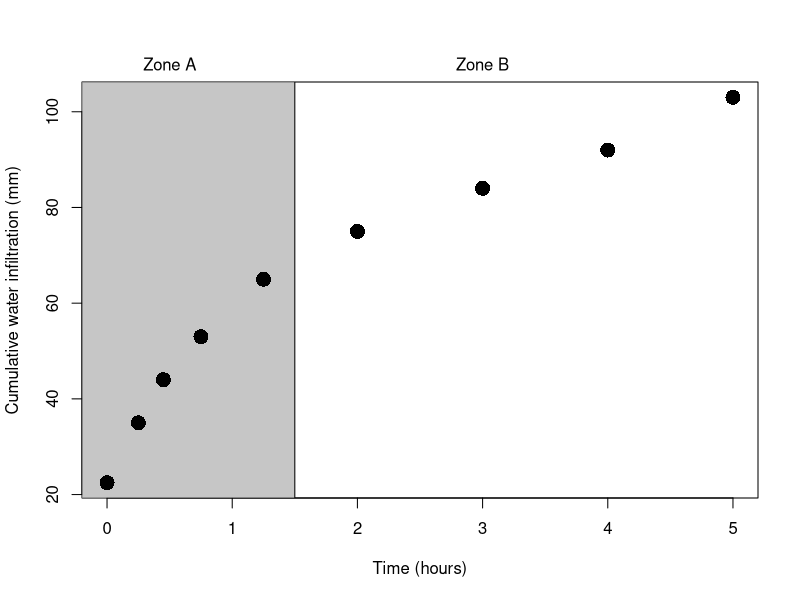
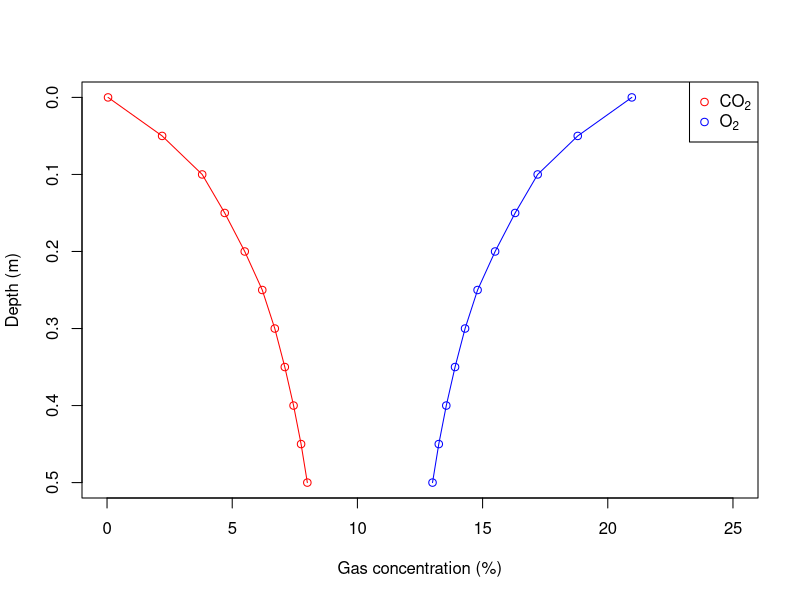

These figures' R source, in order:
time<-c(1,1.25,1.45,1.75,2.25,3,4,5,6)-1
Conductivity<-c(22.5,35,44,53,65,75,84,92,103)
data<-data.frame(time,Conductivity)
plot(data,ylab="Cumulative water infiltration (mm)",xlab="Time (hours)",type='n')#, main= "Zone A                                                                 Zone B")
#abline(v=2.5)
rect(-1, -1, 1.5, 1000, col="#AAAAAAAA")
points(data,pch=16,cex=2)
par(xpd=NA)
text(0.5,110,"Zone A")
text(3,110,"Zone B")
par(xpd=F)
Depth<-c(0,0.05,0.1,0.15,0.2,0.25,0.3,0.35,0.4,0.45,0.5)
CO2.Conc<-c(0.04,2.2,3.8,4.7,5.5,6.2,6.7,7.1,7.45,7.75,8)
O2.Conc<-21-CO2.Conc
# O2.Conc<-c(19,17.5,16.2,15.4,14.7,14.2,13.8,13.5,13.2,13)
  gasplot<-cbind(Depth,CO2.Conc,O2.Conc)
plot(y=Depth,x=CO2.Conc,ylim = c(0.5,0),xlab="Gas concentration (%)",ylab="Depth (m)",col="red",xlim=c(0,25))
lines(y=Depth,x=CO2.Conc, col="red")
points(y=Depth,x=O2.Conc,col="blue")
lines(y=Depth,x=O2.Conc,col="blue")
legend("topright",legend=c(expression(CO[2]),expression(O[2])), pch=1, col=c("red","blue"))

